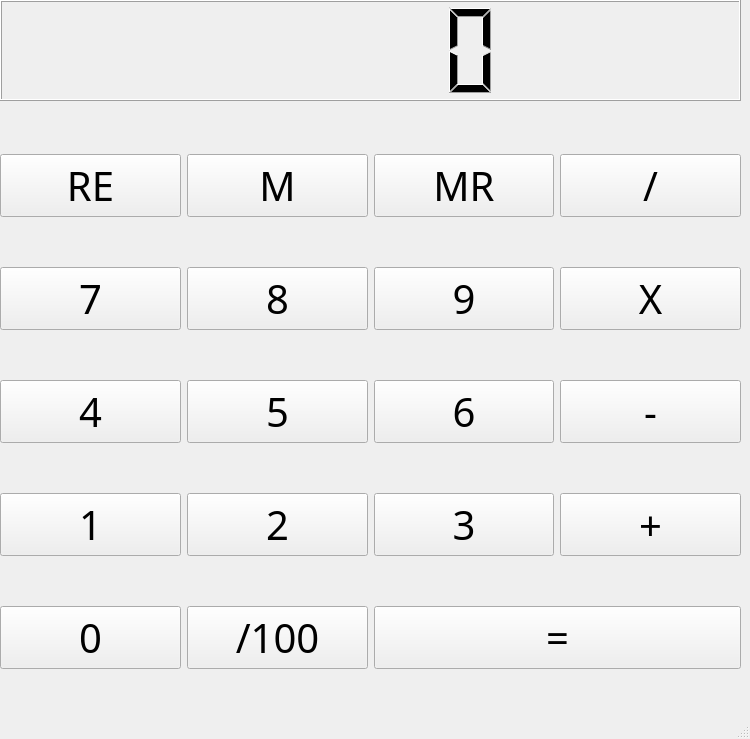
<?xml version="1.0" encoding="UTF-8"?>
<ui version="4.0">
 <class>MainWindow</class>
 <widget class="QMainWindow" name="MainWindow">
  <property name="geometry">
   <rect>
    <x>0</x>
    <y>0</y>
    <width>750</width>
    <height>739</height>
   </rect>
  </property>
  <property name="windowTitle">
   <string>MainWindow</string>
  </property>
  <widget class="QWidget" name="centralwidget">
   <widget class="QWidget" name="verticalLayoutWidget">
    <property name="geometry">
     <rect>
      <x>0</x>
      <y>0</y>
      <width>741</width>
      <height>101</height>
     </rect>
    </property>
    <layout class="QVBoxLayout" name="verticalLayout">
     <item>
      <widget class="QLCDNumber" name="lcdNumber"/>
     </item>
    </layout>
   </widget>
   <widget class="QWidget" name="gridLayoutWidget">
    <property name="geometry">
     <rect>
      <x>0</x>
      <y>110</y>
      <width>741</width>
      <height>603</height>
     </rect>
    </property>
    <layout class="QGridLayout" name="gridLayout_2">
     <item row="0" column="2">
      <widget class="QPushButton" name="pushButton_M">
       <property name="font">
        <font>
         <family>Agency FB</family>
         <pointsize>30</pointsize>
        </font>
       </property>
       <property name="text">
        <string>M</string>
       </property>
      </widget>
     </item>
     <item row="0" column="3">
      <widget class="QPushButton" name="pushButton_MR">
       <property name="font">
        <font>
         <family>Agency FB</family>
         <pointsize>30</pointsize>
        </font>
       </property>
       <property name="text">
        <string>MR</string>
       </property>
      </widget>
     </item>
     <item row="4" column="4">
      <widget class="QPushButton" name="pushButton_add">
       <property name="font">
        <font>
         <family>Agency FB</family>
         <pointsize>30</pointsize>
        </font>
       </property>
       <property name="text">
        <string>+</string>
       </property>
      </widget>
     </item>
     <item row="0" column="0">
      <widget class="QPushButton" name="pushButton_RE">
       <property name="font">
        <font>
         <family>Agency FB</family>
         <pointsize>30</pointsize>
        </font>
       </property>
       <property name="text">
        <string>RE</string>
       </property>
      </widget>
     </item>
     <item row="1" column="4">
      <widget class="QPushButton" name="pushButton_mul">
       <property name="font">
        <font>
         <family>Agency FB</family>
         <pointsize>30</pointsize>
        </font>
       </property>
       <property name="text">
        <string>X</string>
       </property>
      </widget>
     </item>
     <item row="1" column="3">
      <widget class="QPushButton" name="pushButton_n9">
       <property name="font">
        <font>
         <family>Agency FB</family>
         <pointsize>30</pointsize>
        </font>
       </property>
       <property name="text">
        <string>9</string>
       </property>
      </widget>
     </item>
     <item row="4" column="3">
      <widget class="QPushButton" name="pushButton_n3">
       <property name="font">
        <font>
         <family>Agency FB</family>
         <pointsize>30</pointsize>
        </font>
       </property>
       <property name="text">
        <string>3</string>
       </property>
      </widget>
     </item>
     <item row="4" column="0">
      <widget class="QPushButton" name="pushButton_n1">
       <property name="font">
        <font>
         <family>Agency FB</family>
         <pointsize>30</pointsize>
        </font>
       </property>
       <property name="text">
        <string>1</string>
       </property>
      </widget>
     </item>
     <item row="0" column="4">
      <widget class="QPushButton" name="pushButton_div">
       <property name="font">
        <font>
         <family>Agency FB</family>
         <pointsize>30</pointsize>
        </font>
       </property>
       <property name="text">
        <string>/</string>
       </property>
      </widget>
     </item>
     <item row="5" column="0">
      <widget class="QPushButton" name="pushButton_n0">
       <property name="font">
        <font>
         <family>Agency FB</family>
         <pointsize>30</pointsize>
        </font>
       </property>
       <property name="text">
        <string>0</string>
       </property>
      </widget>
     </item>
     <item row="2" column="2">
      <widget class="QPushButton" name="pushButton_n5">
       <property name="font">
        <font>
         <family>Agency FB</family>
         <pointsize>30</pointsize>
        </font>
       </property>
       <property name="text">
        <string>5</string>
       </property>
      </widget>
     </item>
     <item row="2" column="0">
      <widget class="QPushButton" name="pushButton_n4">
       <property name="font">
        <font>
         <family>Agency FB</family>
         <pointsize>30</pointsize>
        </font>
       </property>
       <property name="text">
        <string>4</string>
       </property>
      </widget>
     </item>
     <item row="1" column="2">
      <widget class="QPushButton" name="pushButton_n8">
       <property name="font">
        <font>
         <family>Agency FB</family>
         <pointsize>30</pointsize>
        </font>
       </property>
       <property name="text">
        <string>8</string>
       </property>
      </widget>
     </item>
     <item row="4" column="2">
      <widget class="QPushButton" name="pushButton_n2">
       <property name="font">
        <font>
         <family>Agency FB</family>
         <pointsize>30</pointsize>
        </font>
       </property>
       <property name="text">
        <string>2</string>
       </property>
      </widget>
     </item>
     <item row="1" column="0">
      <widget class="QPushButton" name="pushButton_n7">
       <property name="font">
        <font>
         <family>Agency FB</family>
         <pointsize>30</pointsize>
        </font>
       </property>
       <property name="text">
        <string>7</string>
       </property>
      </widget>
     </item>
     <item row="2" column="3">
      <widget class="QPushButton" name="pushButton_n6">
       <property name="font">
        <font>
         <family>Agency FB</family>
         <pointsize>30</pointsize>
        </font>
       </property>
       <property name="text">
        <string>6</string>
       </property>
      </widget>
     </item>
     <item row="5" column="2">
      <widget class="QPushButton" name="pushButton_div100">
       <property name="font">
        <font>
         <family>Agency FB</family>
         <pointsize>30</pointsize>
        </font>
       </property>
       <property name="text">
        <string>/100</string>
       </property>
      </widget>
     </item>
     <item row="2" column="4">
      <widget class="QPushButton" name="pushButton_sub">
       <property name="font">
        <font>
         <family>Agency FB</family>
         <pointsize>30</pointsize>
        </font>
       </property>
       <property name="text">
        <string>-</string>
       </property>
      </widget>
     </item>
     <item row="5" column="3" colspan="2">
      <widget class="QPushButton" name="pushButton_equ">
       <property name="font">
        <font>
         <family>Agency FB</family>
         <pointsize>30</pointsize>
        </font>
       </property>
       <property name="text">
        <string>=</string>
       </property>
      </widget>
     </item>
    </layout>
   </widget>
  </widget>
  <widget class="QStatusBar" name="statusbar"/>
 </widget>
 <resources/>
 <connections/>
</ui>
